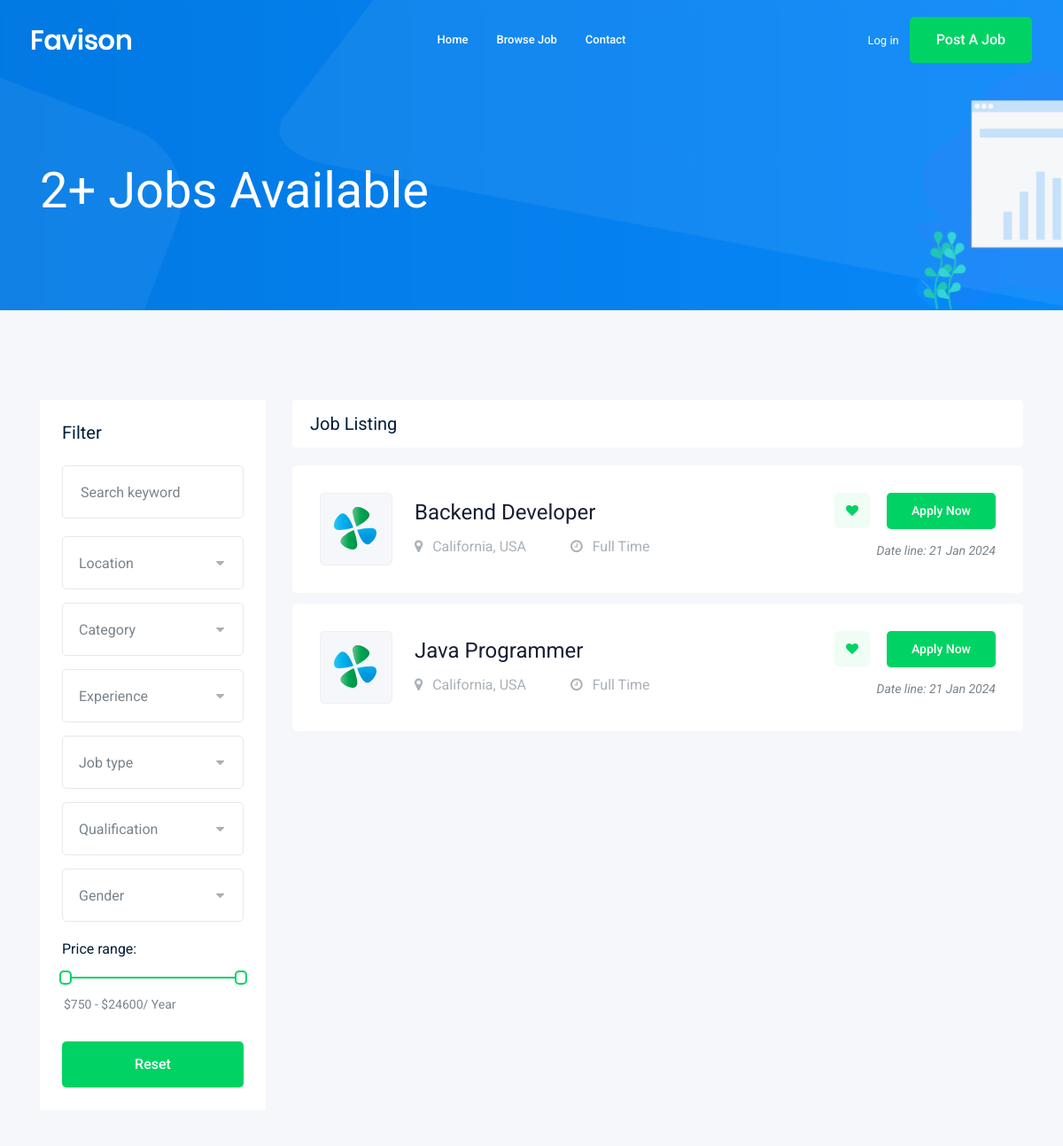
The page /jobs/ (upper part) on the database as committed earlier.
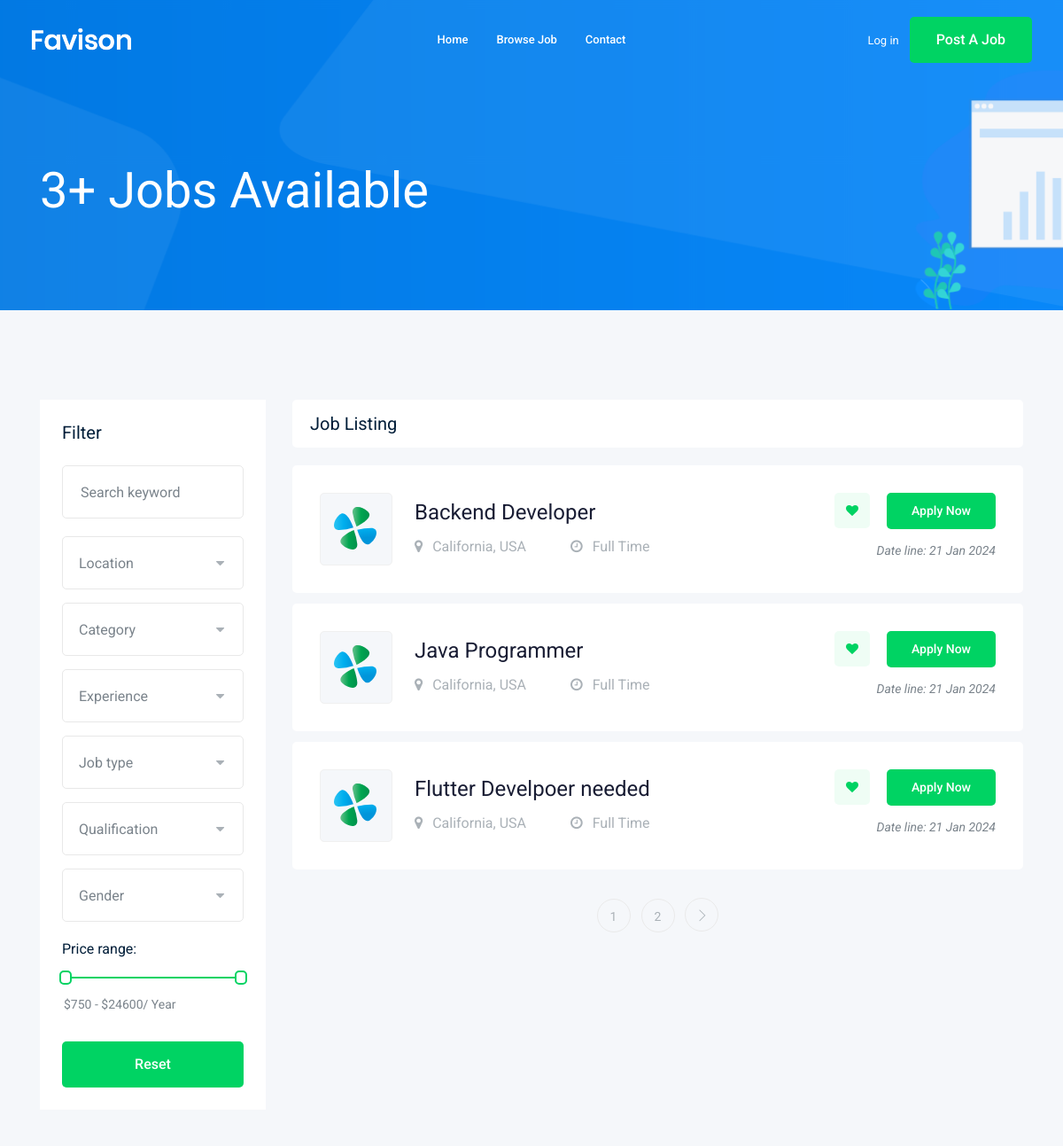
The same page on the database as committed later.
### job/models.py (models this page shows, shortened)
class Job (models.Model):
    owner = models.ForeignKey(User , verbose_name=("job_owner"), on_delete=models.CASCADE)
    title = models.CharField(max_length=50)
    job_type = models.CharField(max_length=50 , choices = JOB_TYPE)
    content = models.TextField(max_length=1000)
    published_at = models.DateTimeField(auto_now=True)
    vacancy = models.IntegerField(default=1)
    salary = models.IntegerField(default = 0)
    category = models.ForeignKey("Category", on_delete=models.CASCADE)
    image = models.ImageField(upload_to=image_upload)
    slug = models.SlugField(null = True , blank =True)

### job/views.py (the view)
# urls.py: path('',views.job_list, name='job_list'),
def job_list (request):
    job_list = Job.objects.all()
    paginator = Paginator(job_list , 3)
    page_number = request.GET.get("page")
    page_obj = paginator.get_page(page_number)
    context = {
        'jobs' : page_obj
    }
    return render(request , 'job/job_list.html', context )

### job/templates/job/job_list.html (shortened to what the changed rows need)
{% extends "base.html" %}
{% block body %}
    <div class="bradcam_area bradcam_bg_1">
        <div class="container">
            <div class="row">
                <div class="col-xl-12">
                    <div class="bradcam_text">
                        <h3>{{jobs|length}}+ Jobs Available</h3>
                    </div>
                </div>
            </div>
        </div>
    </div>
    <div class="job_listing_area plus_padding">
        <div class="container">
            <div class="row">
                <div class="col-lg-9">
                    <div class="job_lists m-0">
                        <div class="row">
                            {% for job in jobs  %}
                            <div class="col-lg-12 col-md-12">
                                <div class="single_jobs white-bg d-flex justify-content-between">
                                    <div class="jobs_left d-flex align-items-center">
                                        <div class="thumb">
                                            <img src="img/svg_icon/1.svg" alt="">
                                        </div>
                                        <div class="jobs_conetent">
                                            <a href="{% url "jobs:job_detail" job.slug %}"><h4>{{job.title}}</h4></a>
                                            <div class="links_locat d-flex align-items-center">
                                                <div class="location">
                                                    <p> <i class="fa fa-map-marker"></i> California, USA</p>
                                                </div>
                                                <div class="location">
                                                    <p> <i class="fa fa-clock-o"></i> {{job.job_type}}</p>
                                                </div>
                                            </div>
                                        </div>
                                    </div>
                                    <div class="jobs_right">
                                        <div class="apply_now">
                                            <a class="heart_mark" href="#"> <i class="fa fa-heart"></i> </a>
                                            <a href="{% url 'jobs:job_detail' job.slug %}" class="boxed-btn3">Apply Now</a>
                                        </div>
                                        <div class="date">
                                            <p>Date line: {{job.published_at|date:'d M Y'}}</p>
                                        </div>
                                    </div>
                                </div>
                            </div>
                            {% endfor %}
                        </div>
                        <div class="row">
                            {% if jobs.has_other_pages %}
                            <div class="col-lg-12">
                                <div class="pagination_wrap">
                                    <ul>
                                        {% for i in jobs.paginator.page_range  %}
                                        <li><a href="?page={{i}}"><span>{{i}}</span></a></li>
                                        {% endfor %}
                                        {% if jobs.has_next %}
                                        <li><a href="?page={{jobs.has_next_page_number}}"> <i class="ti-angle-right"></i> </a></li>
                                        {% endif %}
                                    </ul>
                                </div>
                            </div>
                            {% endif %}
                        </div>
                    </div>
                </div>
            </div>
        </div>
    </div>
    {% endblock body %}

Rows that differ between the two databases and show on the page:
added Job: title "Flutter Develpoer needed", job_type "Full Time", published_at "21 Jan 2024"
Other text that changed with them:
{{ jobs|length }}: "2" → "3"
new list line: "1"
new list line: "2"
